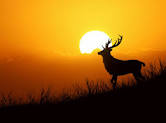
%> input picture Semester_Material/Semester_4/Digital_Image_Processing/Lab/download.jfif, 166 x 123 px; the run also reads 2 pictures not shown here
$ octave LabTask1.m   (GNU Octave 9; MATLAB toolbox functions it lacks are replaced by stand-ins)
%> lines starting %> are read from the running program, lines starting %| are printed output that depends on the picture
%% Lab task#01
%Reading and displaying image file
 fileName = input('Enter the file name:','s');
%> the answer given: download.jfif
 fileFormat = input('Enter the file format:','s');
%> the answer given: download2.jpeg
 if ~exist(strcat(fileName,strcat('.',fileFormat)))
     disp('File not exist!!');
 else
     A = imread(strcat(fileName,strcat('.',fileFormat)));
     imshow(A);
     disp('Image displayed!!');
 end
%% Renaming and storing file with different extenshion
Name = input('Enter the new filename: ','s');
%> the answer given: download3.png
Extenshion = input('Enter the new extenshion of file: ','s');
%> the answer given: Other.jpeg


img1='E:/download.jfif';
img2 = strrep(img1,'.jfif',strcat('.',Extenshion));
img2 = strrep(img2,'download',Name);
copyfile(img1,img2);

 imshow(img1);
 %% Ploting sin & cos
 x = [0:0.01:10];
 plot(x,sin(x),'b');
 xlabel('Size');
 ylabel('Time');
 title('Sinosuidal Wave');
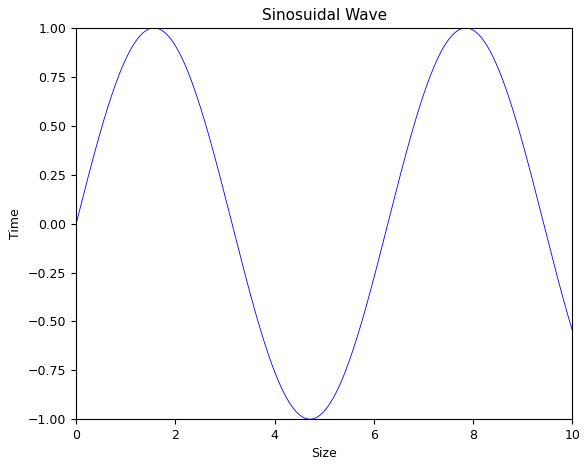
%> figure redrawn from the program's plot data; curve peaks at x = 1.57, y = 1
 %% Displaying image in grid system

 subplot(2,2,1); imshow('E:/download.jfif');
 subplot(2,2,2); imshow('E:/download2.jpeg');
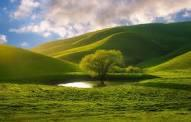
%> input picture Semester_Material/Semester_4/Digital_Image_Processing/Lab/download2.jpeg, 191 x 122 px
 subplot(2,2,3); imshow('E:/download3.png');
 subplot(2,2,4); imshow('E:/Other.jpeg');

%% To clear the terminal & workspace
clc;
clear all;
